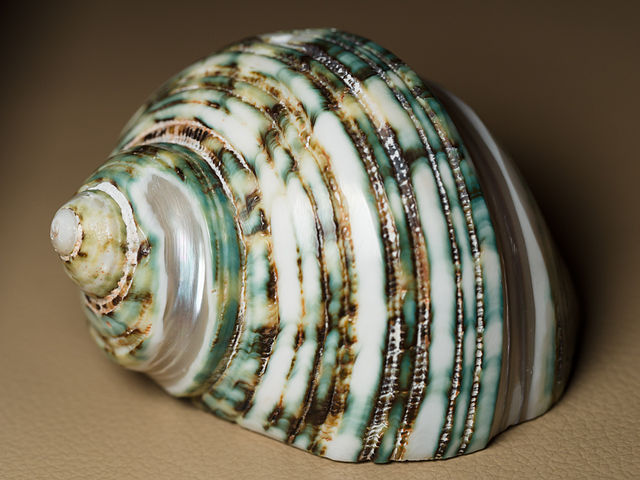
//> input picture Green_sea_shell_640x480.jpg, 640 x 480 px, given in place of Green_sea_shell_1024x768.jpg, which was not available
$ ./main   (built with g++ and OpenCV 4)
//> lines starting //> are read from the running program, lines starting //| are printed output that depends on the picture; pictures that were not available may be replaced by others from this repository, and a replacement may not be noted
### imageComparison.h
#include <iostream> // for standard I/O
#include <string>   // for strings
#include <iomanip>  // for controlling float print precision
#include <sstream>  // string to number conversion
#include <opencv2/core.hpp>     // Basic OpenCV structures (cv::Mat, Scalar)
#include <opencv2/imgproc.hpp>  // Gaussian Blur
#include <opencv2/videoio.hpp>
#include <opencv2/highgui.hpp>  // OpenCV window I/O

using namespace std;
using namespace cv;
double getPSNR(const Mat& I1, const Mat& I2)
{
    Mat s1;
    absdiff(I1, I2, s1);       // |I1 - I2|
    s1.convertTo(s1, CV_32F);  // cannot make a square on 8 bits
    s1 = s1.mul(s1);           // |I1 - I2|^2
    Scalar s = sum(s1);        // sum elements per channel
    double sse = s.val[0] + s.val[1] + s.val[2]; // sum channels
    if( sse <= 1e-10) // for small values return zero
        return 0;
    else
    {
        double mse  = sse / (double)(I1.channels() * I1.total());
        double psnr = 10.0 * log10((255 * 255) / mse);
        return psnr;
    }
}
Scalar getMSSIM( const Mat& i1, const Mat& i2)
{
    const double C1 = 6.5025, C2 = 58.5225;
    /***************************** INITS **********************************/
    int d = CV_32F;
    Mat I1, I2;
    i1.convertTo(I1, d);            // cannot calculate on one byte large values
    i2.convertTo(I2, d);
    Mat I2_2   = I2.mul(I2);        // I2^2
    Mat I1_2   = I1.mul(I1);        // I1^2
    Mat I1_I2  = I1.mul(I2);        // I1 * I2
    /*************************** END INITS **********************************/
    Mat mu1, mu2;                   // PRELIMINARY COMPUTING
    GaussianBlur(I1, mu1, Size(11, 11), 1.5);
    GaussianBlur(I2, mu2, Size(11, 11), 1.5);
    Mat mu1_2   =   mu1.mul(mu1);
    Mat mu2_2   =   mu2.mul(mu2);
    Mat mu1_mu2 =   mu1.mul(mu2);
    Mat sigma1_2, sigma2_2, sigma12;
    GaussianBlur(I1_2, sigma1_2, Size(11, 11), 1.5);
    sigma1_2 -= mu1_2;
    GaussianBlur(I2_2, sigma2_2, Size(11, 11), 1.5);
    sigma2_2 -= mu2_2;
    GaussianBlur(I1_I2, sigma12, Size(11, 11), 1.5);
    sigma12 -= mu1_mu2;
    Mat t1, t2, t3;
    t1 = 2 * mu1_mu2 + C1;
    t2 = 2 * sigma12 + C2;
    t3 = t1.mul(t2);                 // t3 = ((2*mu1_mu2 + C1).*(2*sigma12 + C2))
    t1 = mu1_2 + mu2_2 + C1;
    t2 = sigma1_2 + sigma2_2 + C2;
    t1 = t1.mul(t2);                 // t1 =((mu1_2 + mu2_2 + C1).*(sigma1_2 + sigma2_2 + C2))
    Mat ssim_map;
    divide(t3, t1, ssim_map);        // ssim_map =  t3./t1;
    Scalar mssim = mean(ssim_map);   // mssim = average of ssim map
    return mssim;
}

### bicubic.h
#include <opencv2/opencv.hpp>
#include <opencv2/core.hpp>
#include <opencv2/imgproc.hpp>  // Gaussian Blur
#include <opencv2/videoio.hpp>
#include <opencv2/highgui.hpp>  // OpenCV window I/O


const int array_size = 16;

// [43 lines left out: functions triangular, bellFunc, BSpline, not called in this run]
double catMullRom(float x)
{
    const float B = 0.0;
    const float C = 0.5;
    float f = x;
    if( f < 0.0 )
    {
        f = -f;
    }
    if( f < 1.0 )
    {
        return ( ( 12 - 9 * B - 6 * C ) * ( f * f * f ) +
            ( -18 + 12 * B + 6 *C ) * ( f * f ) +
            ( 6 - 2 * B ) ) / 6.0;
    }
    else if( f >= 1.0 && f < 2.0 )
    {
        return ( ( -B - 6 * C ) * ( f * f * f )
            + ( 6 * B + 30 * C ) * ( f *f ) +
            ( - ( 12 * B ) - 48 * C  ) * f +
            8 * B + 24 * C)/ 6.0;
    }
    else
    {
        return 0.0;
    }
}
//https://www.codeproject.com/Articles/236394/Bi-Cubic-and-Bi-Linear-Interpolation-with-GLSL
cv::Vec3b biCubicInterpolation(const cv::Mat& image, float x, float y) {
    int width = image.cols;
    int height = image.rows;

    int x_floor = static_cast<int>(floor(x));
    int y_floor = static_cast<int>(floor(y));

    cv::Vec3f n_sum(0.0, 0.0, 0.0);
    cv::Vec3f n_denom(0.0, 0.0, 0.0);
    float a = x - x_floor;
    float b = y - y_floor;

    for (int m = -1; m <= 2; m++) {
        for (int n = -1; n <= 2; n++) {
            int x_sample = x_floor + m;
            int y_sample = y_floor + n;
            // Handle edge cases.
            if (x_sample >= 0 && x_sample < width && y_sample >= 0 && y_sample < height) {
                // Gather image data and place it in vecdata.
                // As .at returns Vec3b we need to static cast to Vec3f
                // Change to Vec3d to use double instead for the return?
                cv::Vec3f vec_data = static_cast<cv::Vec3f>(image.at<cv::Vec3b>(y_sample, x_sample));
                float f = catMullRom(static_cast<float>(m) - a);
                cv::Vec3f vec_coeff1(f, f, f);
                float f1 = catMullRom(-(static_cast<float>(n) - b));
                cv::Vec3f vec_coeff2(f1, f1, f1);
                n_sum += vec_data.mul(vec_coeff2.mul(vec_coeff1));
                n_denom += vec_coeff2.mul(vec_coeff1);
            }
        }
    }
    // OpenCV does not support element-wise division https://github.com/opencv/opencv/issues/23115
    // Have to brute force
    cv::Vec3b output(0, 0, 0);
    for (int color = 0; color < image.channels(); color++) {
        // Calculations are done in floating point, so we need to clamp the answer to uchar
        output[color] = static_cast<uchar>(std::clamp((n_sum[color] / n_denom[color]), 0.0f, 255.0f));
    }
    // The output is a vector containing all the color channel BGR
    return output;
}


// [95 lines left out: functions generateRandomArray, BiCubicInterpolationStochastic, not called in this run]

// [114 lines of commented-out code are left out]
cv::Mat resizeBicubic(const cv::Mat& src, int new_width, int new_height) {
    int src_width = src.cols;
    int src_height = src.rows;
    float scale_x = static_cast<float>(src.cols) / new_width;
    float scale_y = static_cast<float>(src.rows) / new_height;
    cv::Mat dst(new_height, new_width, src.type());

    for (int y = 0; y < new_height; y++) {
        for (int x = 0; x < new_width; x++) {
            // Calculate the corresponding coordinates in the source image
            float src_x = x * scale_x;
            float src_y = y * scale_y;
            dst.at<cv::Vec3b>(y, x) = biCubicInterpolation(src, src_x, src_y);
        }
    }

    return dst;
}

### bilinear.h
#include <opencv2/opencv.hpp>
#include <opencv2/core.hpp>
#include <opencv2/imgproc.hpp>
#include <opencv2/videoio.hpp>
#include <opencv2/highgui.hpp>  // OpenCV window I/O

cv::Mat resizeBilinear(const cv::Mat& src, int new_width, int new_height) {
    int src_width = src.cols;
    int src_height = src.rows;

    cv::Mat dst(new_height, new_width, src.type());

    for (int y = 0; y < new_height; y++) {
        for (int x = 0; x < new_width; x++) {
            // Calculate the corresponding coordinates in the source image
            double src_x = (x + 0.5) * (src_width / static_cast<float>(new_width)) - 0.5;
            double src_y = (y + 0.5) * (src_height / static_cast<float>(new_height)) - 0.5;

            int x0 = static_cast<int>(std::floor(src_x));
            int x1 = x0 + 1;
            int y0 = static_cast<int>(std::floor(src_y));
            int y1 = y0 + 1;

            x0 = std::max(0, std::min(x0, src_width - 1));
            x1 = std::max(0, std::min(x1, src_width - 1));
            y0 = std::max(0, std::min(y0, src_height - 1));
            y1 = std::max(0, std::min(y1, src_height - 1));

            // Bilinear interpolation
            double dx = src_x - x0;
            double dy = src_y - y0;

            cv::Vec3b pixel00 = src.at<cv::Vec3b>(y0, x0);
            cv::Vec3b pixel01 = src.at<cv::Vec3b>(y0, x1);
            cv::Vec3b pixel10 = src.at<cv::Vec3b>(y1, x0);
            cv::Vec3b pixel11 = src.at<cv::Vec3b>(y1, x1);

            cv::Vec3b interpolated_pixel;
            for (int c = 0; c < src.channels(); c++) {
                interpolated_pixel[c] = static_cast<uchar>(
                    (1 - dx) * (1 - dy) * pixel00[c] +
                    dx * (1 - dy) * pixel01[c] +
                    (1 - dx) * dy * pixel10[c] +
                    dx * dy * pixel11[c]
                );
            }

            dst.at<cv::Vec3b>(y, x) = interpolated_pixel;
        }
    }

    return dst;
}

### nearestNeighbor.h
#include <opencv2/opencv.hpp>
#include <opencv2/core.hpp>
#include <opencv2/imgproc.hpp>  // Gaussian Blur
#include <opencv2/videoio.hpp>
#include <opencv2/highgui.hpp>  // OpenCV window I/O

cv::Mat resizeNearestNeighbor(const cv::Mat& src, int newWidth, int newHeight) {
    int srcWidth = src.cols;
    int srcHeight = src.rows;

    cv::Mat dst(newHeight, newWidth, src.type());

    for (int y = 0; y < newHeight; y++) {
        for (int x = 0; x < newWidth; x++) {
            // Calculate the corresponding coordinates in the source image
            int srcX = static_cast<int>(x * (srcWidth / static_cast<float>(newWidth)));
            int srcY = static_cast<int>(y * (srcHeight / static_cast<float>(newHeight)));

            // Nearest-neighbor interpolation
            dst.at<cv::Vec3b>(y, x) = src.at<cv::Vec3b>(srcY, srcX);
        }
    }

    return dst;
}

### main.cpp
#include <stdio.h>
#include <opencv2/opencv.hpp>
#include <opencv2/core.hpp>
#include <opencv2/imgproc.hpp>  // Gaussian Blur
#include <opencv2/videoio.hpp>
#include <opencv2/highgui.hpp>  // OpenCV window I/O
#include <iostream>
#include <algorithm>
#include <cstdint>
#include <iomanip>
#include <time.h>

#include "nearestNeighbor.h"
#include "bilinear.h"
#include "bicubic.h"
#include "imageComparison.h"


using namespace cv;
// [151 lines left out: functions manualBlur, resizeCustom, blurImage, scaleImage, stochasticExample, not called in this run]


// [40 lines of commented-out code are left out]

int main(int argc, char** argv ){

    cv::Mat img_original;
    img_original = imread("C:/Users/William Haugerud/Downloads/Green_sea_shell_1024x768.jpg");
//> img_original is the input picture: 480 rows x 640 cols, CV_8UC3; mean B, G, R 86.8, 107, 115.3
    //std::cout << "IMG type " << img_original.type() << std::endl;
    if ( !img_original.data )
    {
        printf("No image data \n");
        return -1;
    }
    cv::Mat img_small;
    img_small = imread("C:/Users/William Haugerud/Downloads/Green_sea_shell_320x240.jpg");
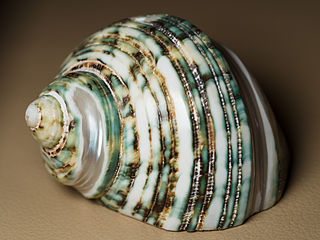
//> input picture Green_sea_shell_320x240.jpg, 320 x 240 px
//> img_small is the input picture: 240 rows x 320 cols, CV_8UC3; mean B, G, R 87, 107, 115.4
    //std::cout << "IMG type " << img_small.type() << std::endl;
    if ( !img_small.data )
    {
        printf("No image data \n");
        return -1;
    }

    int num_cols_original = img_original.rows;
//> num_cols_original = 480
    int num_rows_original = img_original.cols;
//> num_rows_original = 640


    int num_rows_small = img_small.rows;
//> num_rows_small = 240
    int num_cols_small = img_small.cols;
//> num_cols_small = 320


    //Adjust the scale factor
    float scale_factor = 2.0;
    // Print the number of rows and columns
    std::cout << "Number of rows: " << num_rows_small << std::endl;
//| Number of rows: 240
    std::cout << "Number of columns: " << num_cols_small << std::endl;
//| Number of columns: 320
    //Resizing image with bilinear
    cv::Mat scaled_img_bilinear;
    scaled_img_bilinear = resizeBilinear(img_small, int(num_rows_original), int(num_cols_original));
    //Resizing with opencv bilinear
    cv::Mat scaled_img_bilinear_opencv;
    resize(img_small, scaled_img_bilinear_opencv, cv::Size(int(num_rows_original), int(num_cols_original)), 0, 0, INTER_LINEAR);
    //Resizing image with bicubic
    cv::Mat scaled_img_bicubic;
    scaled_img_bicubic = resizeBicubic(img_small, int(num_rows_original), int(num_cols_original));
//> after the loop in resizeBicubic, `for (int y = 0; y < new_height; y++)`:
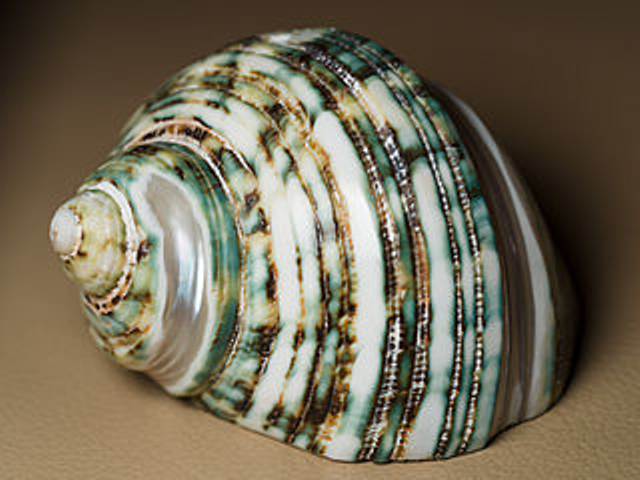
//> dst: 480 rows x 640 cols, CV_8UC3; mean B, G, R 86.8, 106.8, 115.2
    //Resizing image with opencv bicubic
    cv::Mat scaled_img_bicubic_opencv;
    resize(img_small, scaled_img_bicubic_opencv, cv::Size(int(num_rows_original), int(num_cols_original)), 0, 0, INTER_CUBIC);
    //Resizing image with nearest neighbor
    cv::Mat scaled_img_nearest;
    scaled_img_nearest = resizeNearestNeighbor(img_small, int(num_rows_original), int(num_cols_original));
    cv::Mat scaled_img_nearest_opencv;
    resize(img_small, scaled_img_nearest_opencv, cv::Size(int(num_rows_original), int(num_cols_original)), 0, 0, INTER_NEAREST);

    // [12 lines of commented-out code are left out]


    std::cout << "Number of rows opencv: " << scaled_img_bicubic_opencv.rows << std::endl;
//| Number of rows opencv: 480
    std::cout << "Number of columns opencv: " << scaled_img_bicubic_opencv.cols << std::endl;
//| Number of columns opencv: 640

    std::cout << "Number of rows mine: " << scaled_img_bicubic.rows << std::endl;
//| Number of rows mine: 480
    std::cout << "Number of columns mine: " << scaled_img_bicubic.cols << std::endl;
//| Number of columns mine: 640

    //MSSIM/PSNR bilinear
    std::cout << "SSIM bil mine: " << getMSSIM(img_original, scaled_img_bilinear) << std::endl;
//> in getMSSIM, `Mat mu1_2   =   mu1.mul(mu1);`:
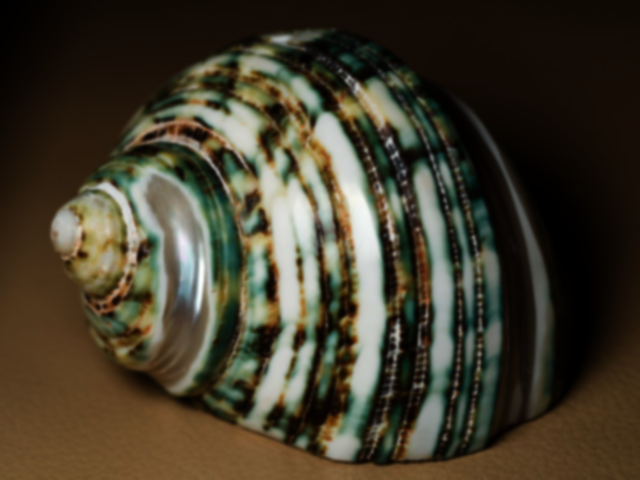
//> mu1_2: 480 rows x 640 cols, CV_32FC3; mean B, G, R 10791.3, 14703.7, 16260.5; drawn with min black and max white
//> in getMSSIM, `sigma2_2 -= mu2_2;`:
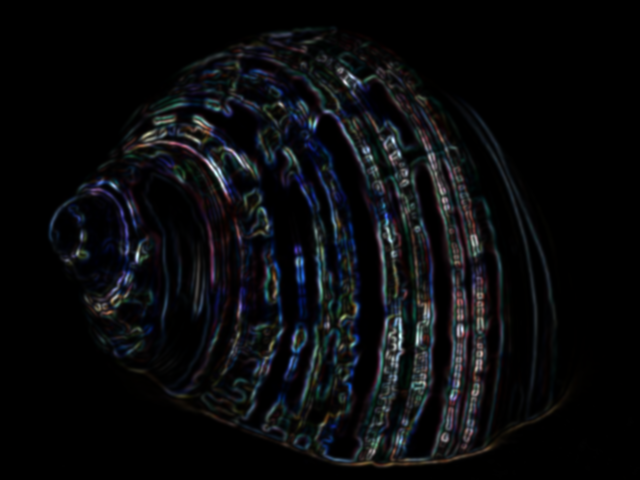
//> sigma2_2: 480 rows x 640 cols, CV_32FC3; mean B, G, R 303.7, 259, 235.2; drawn with min black and max white
//> in getMSSIM, `t3 = t1.mul(t2);`:
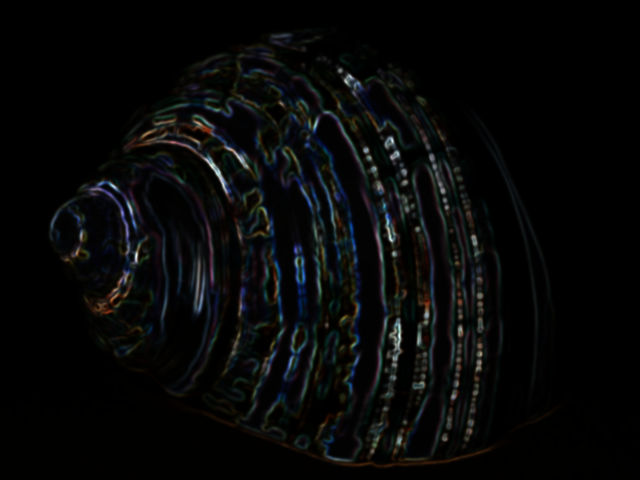
//> t3: 480 rows x 640 cols, CV_32FC3; mean B, G, R 17825750, 18120312, 16791962; drawn with min black and max white
//> in getMSSIM, `divide(t3, t1, ssim_map);`:
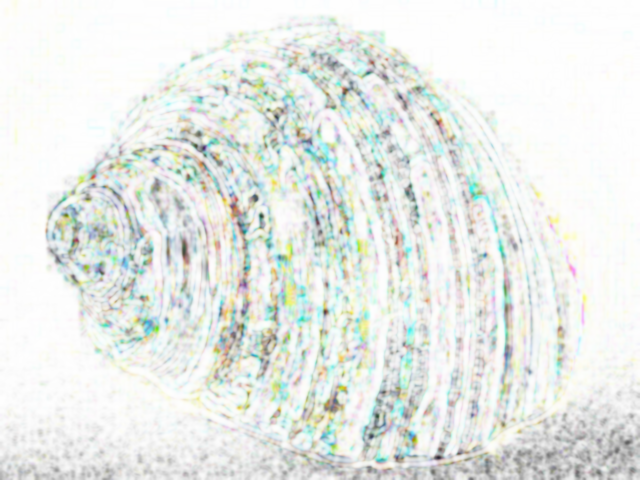
//> ssim_map: 480 rows x 640 cols, CV_32FC3; mean B, G, R 0.909, 0.925, 0.909; drawn with min black and max white
//> in getMSSIM, `Scalar mssim = mean(ssim_map);`: mssim = Scalar(0.909, 0.925, 0.909)
//| SSIM bil mine: [0.909424, 0.924667, 0.909394, 0]
    std::cout << "PSNR bil mine: " << getPSNR(img_original, scaled_img_bilinear) << std::endl;
//> in getPSNR, `absdiff(I1, I2, s1);`:
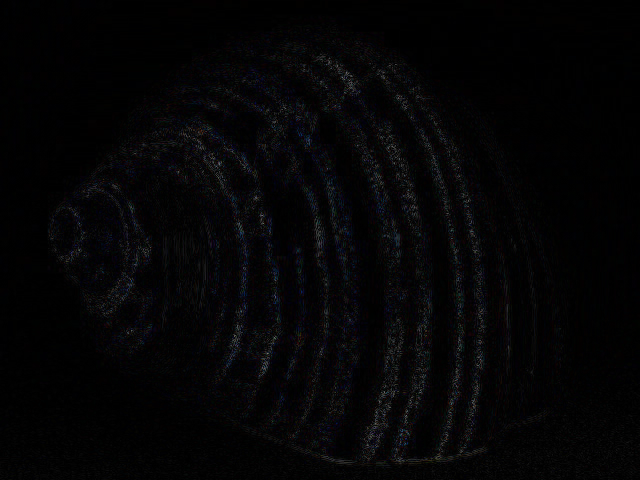
//> s1: 480 rows x 640 cols, CV_8UC3; mean B, G, R 5.2, 4.3, 4.6
//> in getPSNR, `Scalar s = sum(s1);`: s = Scalar(29896187, 22100347, 22353202)
//> in getPSNR, `double sse = s.val[0] + s.val[1] + s.val[2];`: sse = 74349736
//> in getPSNR, `double mse  = sse / (double)(I1.channels() * I1.total());`: mse = 80.67
//> in getPSNR, `double psnr = 10.0 * log10((255 * 255) / mse);`: psnr = 29.06
//| PSNR bil mine: 29.0634
    std::cout << "SSIM bil opencv: " << getMSSIM(scaled_img_bilinear_opencv, img_original) << std::endl;
//| SSIM bil opencv: [0.909459, 0.924706, 0.909436, 0]
    std::cout << "PSNR bil opencv: " << getPSNR(scaled_img_bilinear_opencv, img_original) << std::endl;
//| PSNR bil opencv: 29.0674
    //MSSIM/PSNR bicubic
    std::cout << "SSIM bicubic mine : " << getMSSIM(img_original, scaled_img_bicubic) << std::endl;
//| SSIM bicubic mine : [0.880824, 0.895718, 0.877495, 0]
    std::cout << "PSNR bicubic mine : " << getPSNR(img_original, scaled_img_bicubic) << std::endl;
//| PSNR bicubic mine : 26.5034
    std::cout << "SSIM bicubic opencv : " << getMSSIM(img_original, scaled_img_bicubic_opencv) << std::endl;
//| SSIM bicubic opencv : [0.905513, 0.918984, 0.898242, 0]
    std::cout << "PSNR bicubic opencv : " << getPSNR(img_original, scaled_img_bicubic_opencv) << std::endl;
//| PSNR bicubic opencv : 28.7698
    //MSSIM/PSNR nearest
    std::cout << "SSIM nearest mine: " << getMSSIM(img_original, scaled_img_nearest) << std::endl;
//| SSIM nearest mine: [0.870036, 0.882267, 0.861446, 0]
    std::cout << "PSNR nearest mine: " << getPSNR(img_original, scaled_img_nearest) << std::endl;
//| PSNR nearest mine: 26.3075
    std::cout << "SSIM nearest opencv: " << getMSSIM(img_original, scaled_img_nearest_opencv) << std::endl;
//| SSIM nearest opencv: [0.870036, 0.882267, 0.861446, 0]
    std::cout << "PSNR nearest opencv: " << getPSNR(img_original, scaled_img_nearest_opencv) << std::endl;
//| PSNR nearest opencv: 26.3075


    cv::imshow("Original", img_original);
    cv::imshow("Bilinear", scaled_img_bilinear);
    cv::imshow("Bilinear opencv", scaled_img_nearest_opencv);
    cv::imshow("Bicubic", scaled_img_bicubic);
    cv::imshow("Bicubic opencv", scaled_img_bicubic_opencv);
    cv::imshow("Nearest opencv", scaled_img_nearest_opencv);
    cv::imshow("Nearest", scaled_img_nearest);
    waitKey(0);
    cv::destroyAllWindows();
    return 0;
}
